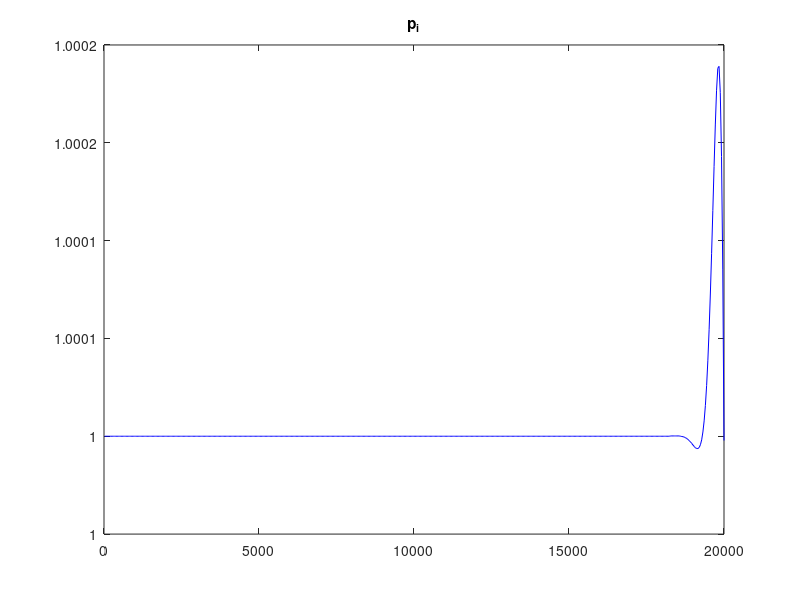
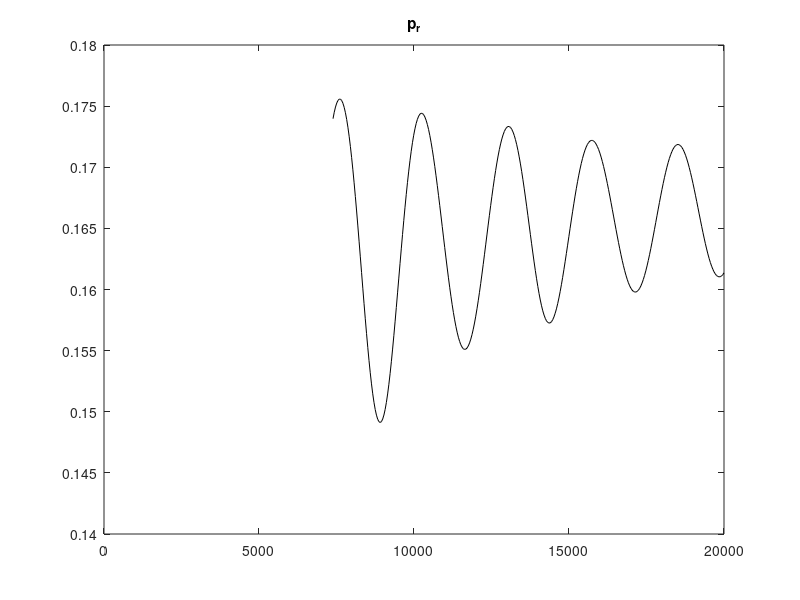
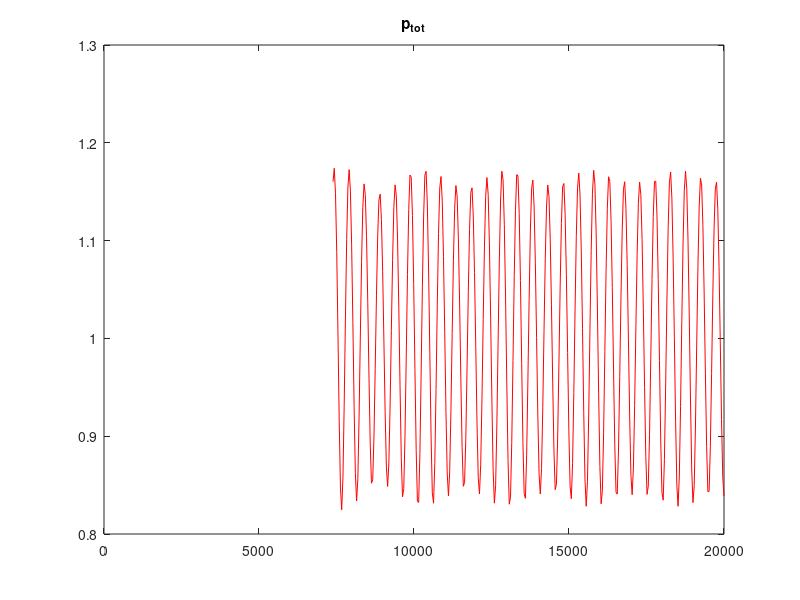
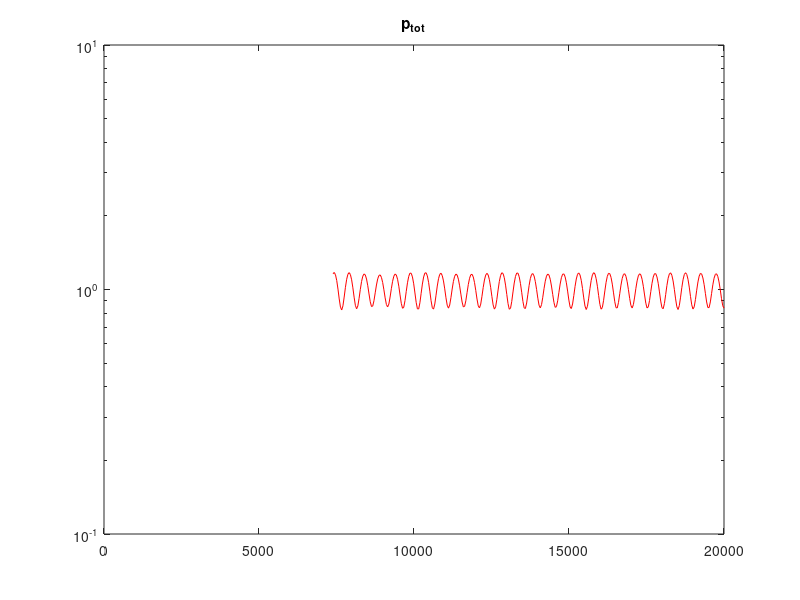

The MATLAB script that drew these images, in order:
clc;clear all;close all;


gamma=1.4;
R=8.31;
M_mol=29e-3;
T=293.15;
c0=sqrt(gamma.*R.*T./M_mol);

P0=1; %amplitude of the incident plane wave
f=linspace(20,20000,500); %frequency of the acoustic wave
omega=2.*pi.*f; %corresponding angular frequency
k=omega./c0; %wave number
a=3.2e-2; %radius of the cylinder
r=50e-2; %radial coordinate of the observation point
theta=pi/3; %variable azimuthal angle of the observation point

N=200;%number of acoustic modes considered

% texte=['ka=',num2str(k.*a)];
% disp(texte);





%%%%%%%%%%%%%%%%%%%%%%%%%%%%%%%%%%%%%%%%%%%%%%%%%%%%%%%%%%%%%%%%%%%%%%%%%%%
%%%%%%%% calculation of the acoustic field %%%%%%%%%%%%%%%%%%%%%%%%%%%%%%%%
%%%%%%%%%%%%%%%%%%%%%%%%%%%%%%%%%%%%%%%%%%%%%%%%%%%%%%%%%%%%%%%%%%%%%%%%%%%

p_i_0=P0.*besselj(0,k.*r);
p_i=p_i_0;
B0=-P0.*besselj(-1,k.*a)./besselh(-1,2,k.*a);
p_r_0=B0.*besselh(0,2,k.*r);
p_r=p_r_0;
n=1
while n<=N,
   %%%%%%%%%%%%%%%%%%%%%%%%%%%%%%%%%%%%%%%%%%%%%%%%%%%%%%%%%%%%%%%%%%%%%%%%
   %%%%%%%%%%%%%%%%%%%% incident wave %%%%%%%%%%%%%%%%%%%%%%%%%%%%%%%%%%%%%
   %%%%%%%%%%%%%%%%%%%%%%%%%%%%%%%%%%%%%%%%%%%%%%%%%%%%%%%%%%%%%%%%%%%%%%%%
   robert=2.*P0.*i.^n.*besselj(n,k.*r).*cos(n.*theta);
   p_i=p_i+robert;
   %%%%%%%%%%%%%%%%%%%%%%%%%%%%%%%%%%%%%%%%%%%%%%%%%%%%%%%%%%%%%%%%%%%%%%%%
   %%%%%%%%%%%%%%%%%%%% diffracted wave %%%%%%%%%%%%%%%%%%%%%%%%%%%%%%%%%%%
   %%%%%%%%%%%%%%%%%%%%%%%%%%%%%%%%%%%%%%%%%%%%%%%%%%%%%%%%%%%%%%%%%%%%%%%%
   Bn=-2.*P0.*i.^n.*(besselj(n-1,k.*a)-n./(k.*a).*besselj(n,k.*a))./...
       (besselh(n-1,2,k.*a)-n./(k.*a).*besselh(n,2,k.*a));
   bernard=Bn.*besselh(n,2,k.*r).*cos(n.*theta);
   p_r=p_r+bernard;
   
   n=n+1;
end

p_tot=p_i+p_r;

figure(1);
plot(f,abs(p_i),'b');
title('p_i')
figure(2);
plot(f,abs(p_r),'k');
title('p_r')
figure(3);
plot(f,abs(p_tot),'r');
title('p_{tot}')
figure;
semilogy(f,abs(p_tot),'r');
title('p_{tot}')
